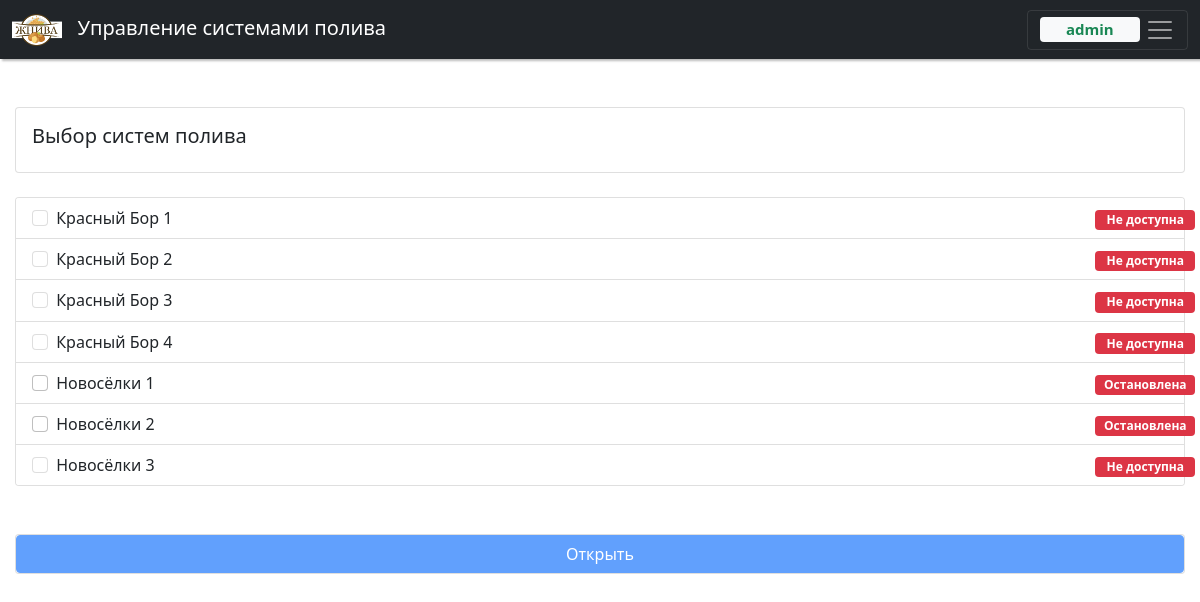
Page / (signed in) on the earlier database version.
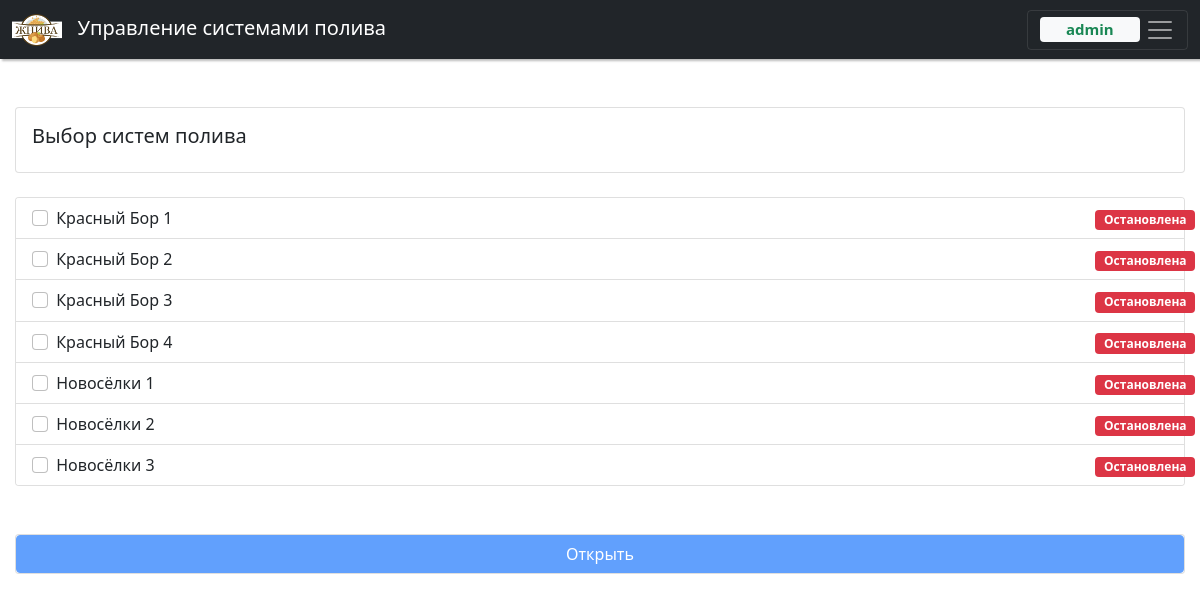
Same page on the later database version.
### valley/models.py (models this page shows, shortened)
class Valley(models.Model):
    class Meta:
        verbose_name = 'Система полива'
        verbose_name_plural = 'Системы полива'
        ordering = ['pk']
    valley_name = models.CharField(max_length=30, verbose_name='Название')
    valley_addr = models.CharField(max_length=15, verbose_name='Адрес')
    valley_pump = models.ForeignKey(Pump, on_delete=models.CASCADE, related_name='valley', verbose_name='Насос')
    valley_rele = models.SmallIntegerField(default=1, verbose_name='Реле')
    valley_duet = models.SmallIntegerField(default=0, verbose_name='Связка')
    valley_videosrv = models.ForeignKey(VideoSrv, on_delete=models.PROTECT, related_name='valley_cam',
                                        verbose_name='Видео сервер', null=True)
    valley_camera = models.CharField(max_length=100, verbose_name='Камера', null=True)

class Status(models.Model):
    class Meta:
        verbose_name = 'Состояние системы'
        verbose_name_plural = 'Состояния систем'
        ordering = ['pk']
    status_valley = models.OneToOneField(Valley, on_delete=models.CASCADE, primary_key=True,
                                         related_name='status', verbose_name='Система')
    status_run = models.BooleanField(default=False, verbose_name='Запущена')
    status_ctrl = models.BooleanField(default=False, verbose_name='Управление')
    status_fail = models.BooleanField(default=False, verbose_name='Авария')
    DIRECTIONS = [('N', '-'), ('F', 'Вперёд'), ('R', 'Назад')]
    status_dir = models.CharField(max_length=1, choices=DIRECTIONS, default='N', verbose_name='Направление')
    status_wat = models.BooleanField(default=False, verbose_name='Вода')
    status_sis = models.BooleanField(default=False, verbose_name='АвтоСтоп')
    status_valve1 = models.BooleanField(default=False, verbose_name='Задвижка 1')
    status_valve2 = models.BooleanField(default=False, verbose_name='Задвижка 2')

### valley/views.py (the view)
# urls.py: path('', valley.views.index),
@login_required
def index(request):
    header = 'Выбор систем полива'
    title = ' - Выбор'
    valleyLst = Valley.objects.all().values()
    statusLst = Status.objects.all()
    return render(request, 'index.html', {'header': header, 'title': title, 'valley': valleyLst, 'status': statusLst})

### templates/index.html
{% extends "base.html" %}
{% block content %}
    <div class="card">
        <div class="card-body"><h5>{{ header }}</h5></div>
    </div>
    <br>
    <div class="card shad_box">
        <div class="list-group list-group-flush">
            {% for stat in status %}
                {% for vall in valley %}
                    {% if vall.id == stat.status_valley_id %}
                        <label class="list-group-item list-group-item-action">
                            <div class="row">
                                <div class="col-11">
                                    <input class="form-check-input me-1" type="checkbox" value="{{ vall.valley_duet }}"
                                        id="v_chk{{vall.id}}" name="v_chk{{forloop.counter}}"
                                        {% if stat.status_ctrl == False %}disabled{% endif %}> {{ vall.valley_name }}</input>
                                </div>
                                <div class="col-1">
                                    {% if stat.status_run == False %}
                                        {% if stat.status_ctrl == False %}
                                            <span class="badge bg-danger" style="width: 100px;">Не доступна</span>
                                        {% else %}
                                            <span class="badge bg-danger" style="width: 100px;">Остановлена</span>
                                        {% endif %}
                                    {% else %}
                                        <span class="badge bg-success" style="width: 100px;">Запущена</span>
                                    {% endif %}
                                </div>
                            </div>
                        </label>
                    {% endif %}
                {% endfor %}
            {% endfor %}
        </div>
    </div>
    <br><br>
    <div class="card"><button type="button" class="btn btn-primary" id="btn_sel" disabled>Открыть</button></div>
{% endblock content %}

### templates/base.html (shortened to what this page needs)
{% load static %}
<!DOCTYPE html>
<html>
<head>
    <link href="https://cdn.jsdelivr.net/npm/bootstrap@5.1.3/dist/css/bootstrap.min.css"
          rel="stylesheet"
>
    <link rel="stylesheet" href="https://cdn.jsdelivr.net/npm/bootstrap-icons@1.5.0/font/bootstrap-icons.css">
    <link rel="stylesheet" href="{% static 'css/style.css'%}" type="text/css">
</head>
<body>
    <nav class="navbar navbar-dark bg-dark" style="box-shadow: 0.1em 0.1em 2px rgba(122,122,122,0.5);">
        <div class="container-fluid">
            <a class="navbar-brand" href="/">
                <img src="/static/img/logo.png" alt="" width="50" height="32" class="d-inline-block align-text-top">
                &nbsp;&nbsp;Управление системами полива
            </a>
            <button class="navbar-toggler" type="button" data-bs-toggle="offcanvas" data-bs-target="#offcanvasNavbar"
                    aria-controls="offcanvasNavbar">
                <span class="badge bg-light text-success align-middle" style="width: 100px;">{{ user.username }}</span>
                <span class="navbar-toggler-icon align-middle"></span>
            </button>
        </div>
    </nav>
    <br>
    <div class="container-my position-relative">
        <br>
        <div>{% block content%}{% endblock content %}</div>
    </div>
</body>
</html>

### static/css/style.css (style rules this page uses)
.container-my { max-width: 1600px; position: relative; margin-left: auto; margin-right: auto; padding-right: 15px; padding-left: 15px; }

Differences in the rows shown:
changed Status (number 1 of 7 on the later page): status_ctrl False → True (drawn)
computed for Valley "Красный Бор 1": text "Не доступна" → "Остановлена"
changed Status (number 2 of 7 on the later page): status_ctrl False → True (drawn)
computed for Valley "Красный Бор 2": text "Не доступна" → "Остановлена"
changed Status (number 3 of 7 on the later page): status_ctrl False → True (drawn)
computed for Valley "Красный Бор 3": text "Не доступна" → "Остановлена"
changed Status (number 4 of 7 on the later page): status_ctrl False → True (drawn)
computed for Valley "Красный Бор 4": text "Не доступна" → "Остановлена"
changed Status (number 7 of 7 on the later page): status_ctrl False → True (drawn)
computed for Valley "Новосёлки 3": text "Не доступна" → "Остановлена"
